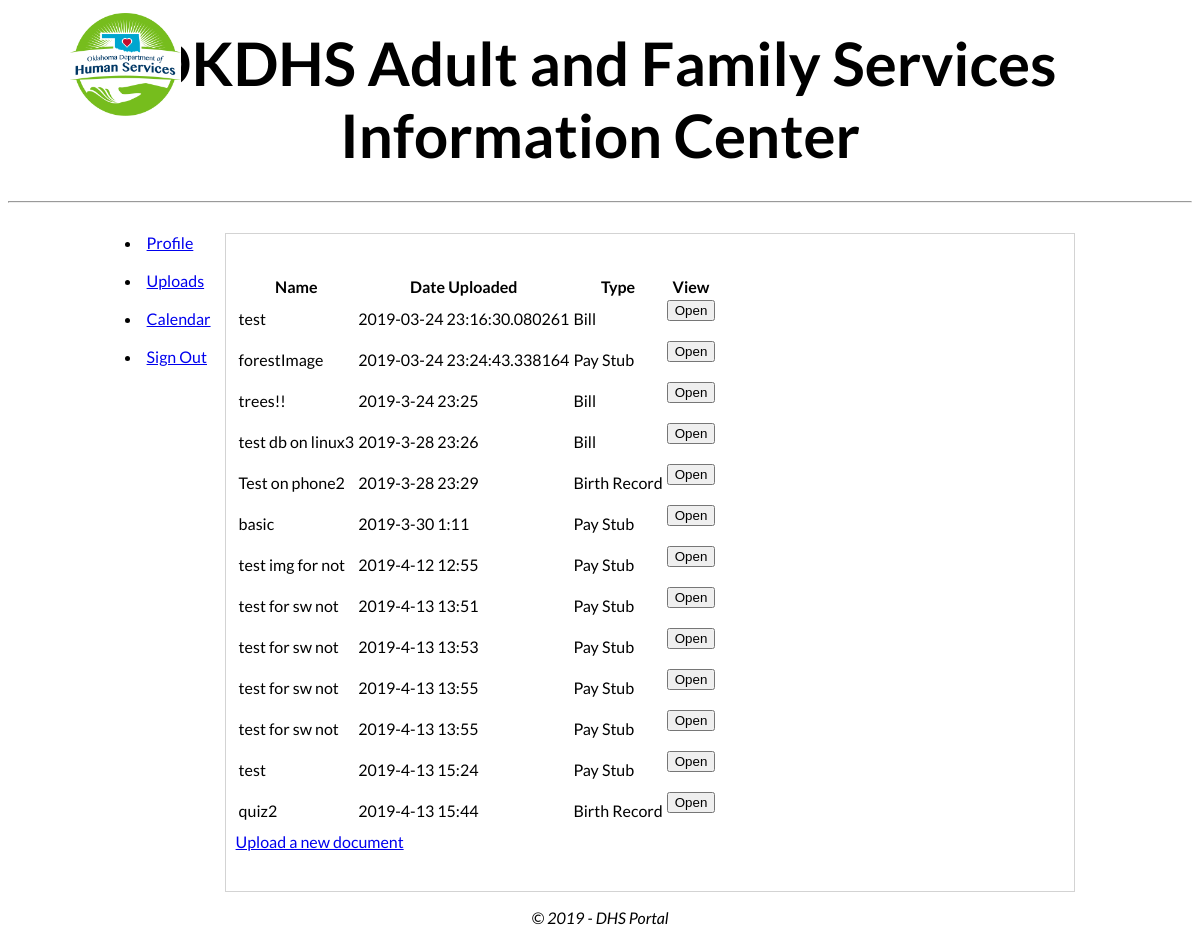
The page /uploads (signed in) on the database its author committed.
### tables this page shows
CREATE TABLE "Uploads" (
	"UID_Uploads"	INTEGER NOT NULL PRIMARY KEY AUTOINCREMENT UNIQUE,
	"Client_UID"	INTEGER NOT NULL,
	"Date_Uploaded"	NUMERIC NOT NULL,
	"Document_Type"	INTEGER NOT NULL
, "File_Name"	TEXT NOT NULL DEFAULT 'User_Upload', "Doc_Name"	TEXT NOT NULL DEFAULT 'User_Upload');

CREATE TABLE "Document_Type" (
	"UID_Document_Type"	INTEGER NOT NULL PRIMARY KEY AUTOINCREMENT UNIQUE,
	"Document_Type_Name"	TEXT NOT NULL
);

### FlaskWebProject/userViews.py (the view)
@bp.route('/uploads')
@login_required
def uploads():
	queryStr = """SELECT Uploads.*, Document_Type.Document_Type_Name
					FROM Uploads
					INNER JOIN Document_Type ON Uploads.Document_Type=Document_Type.UID_Document_Type
					WHERE Client_UID=?;"""
	uploadList = query_db(queryStr, (g.user['UID_Users'],))
	return render_template(
		'userViews/uploads.html',
		title='Uploads Page',
		year=datetime.now().year,
		uploads=uploadList
		)

### FlaskWebProject/auth.py (called while the page is built)
@bp.before_app_request
def load_logged_in_user():
	user_id = session.get('user_id')
	if user_id is None:
		g.user = None
	else:
		sqlQuery = 'SELECT * FROM Users WHERE UID_Users = ?'
		from . import db
		database = db.getDB()
		g.user = database.execute(sqlQuery, (user_id,)).fetchone()

def login_required(view):
	@functools.wraps(view)
	def wrapped_view(**kwargs):
		if g.user is None:
			return redirect(url_for('auth.login'))
		return view(**kwargs)
	return wrapped_view

### FlaskWebProject/db.py (called while the page is built)
def getDB():
	if 'db' not in g:
		g.db = sqlite3.connect(current_app.config['DATABASE'], detect_types = sqlite3.PARSE_DECLTYPES)
		g.db.row_factory = sqlite3.Row
	return g.db

def closeDB(e=None):
	db = g.pop('db', None)
	if db is not None:
		db.close()

def query_db(query, args=(), one=False):
	cur = getDB().execute(query, args)
	rv = cur.fetchall()
	cur.close()
	closeDB()
	return (rv[0] if rv else None) if one else rv

### FlaskWebProject/templates/userViews/uploads.html (shortened to what this page needs)
﻿{% extends "layout.html" %}
{% block content %}
	<table>
		<tr>
			<th>Name</th>
			<th>Date Uploaded</th>
			<th>Type</th>
			<th>View</th>
		</tr>
		{% for upload in uploads %}
			<tr>
				<td>{{ upload.Doc_Name|e }}</td>
				<td>{{ upload.Date_Uploaded|e }}</td>
				<td>{{ upload.Document_Type_Name|e }}</td>
				<td>
                    <form action="/uploads/render" method="post" target="_blank">
                        <input type="submit" name="renderImage" value="Open" />
                    </form>
				</td>
			</tr>
		{% endfor %}
	</table>
	<a href="/uploads/upload_document">Upload a new document</a>
{% endblock content %}

### FlaskWebProject/static/content/site.css (style rules this page uses)
body { font-family: 'Lato', sans-serif; }
input, select, textarea { max-width: 280px; }

### rows shown on the page
Uploads: Doc_Name "test", Date_Uploaded "2019-03-24 23:16:30.080261", Document_Type_Name "Bill"
Uploads: Doc_Name "forestImage", Date_Uploaded "2019-03-24 23:24:43.338164", Document_Type_Name "Pay Stub"
Uploads: Doc_Name "trees!!", Date_Uploaded "2019-3-24 23:25", Document_Type_Name "Bill"
Uploads: Doc_Name "test db on linux3", Date_Uploaded "2019-3-28 23:26", Document_Type_Name "Bill"
Uploads: Doc_Name "Test on phone2", Date_Uploaded "2019-3-28 23:29", Document_Type_Name "Birth Record"
Uploads: Doc_Name "basic", Date_Uploaded "2019-3-30 1:11", Document_Type_Name "Pay Stub"
Uploads: Doc_Name "test img for not", Date_Uploaded "2019-4-12 12:55", Document_Type_Name "Pay Stub"
Uploads: Doc_Name "test for sw not", Date_Uploaded "2019-4-13 13:51", Document_Type_Name "Pay Stub"
Uploads: Doc_Name "test for sw not", Date_Uploaded "2019-4-13 13:53", Document_Type_Name "Pay Stub"
Uploads: Doc_Name "test for sw not", Date_Uploaded "2019-4-13 13:55", Document_Type_Name "Pay Stub"
Uploads: Doc_Name "test for sw not", Date_Uploaded "2019-4-13 13:55", Document_Type_Name "Pay Stub"
Uploads: Doc_Name "test", Date_Uploaded "2019-4-13 15:24", Document_Type_Name "Pay Stub"
Uploads: Doc_Name "quiz2", Date_Uploaded "2019-4-13 15:44", Document_Type_Name "Birth Record"
